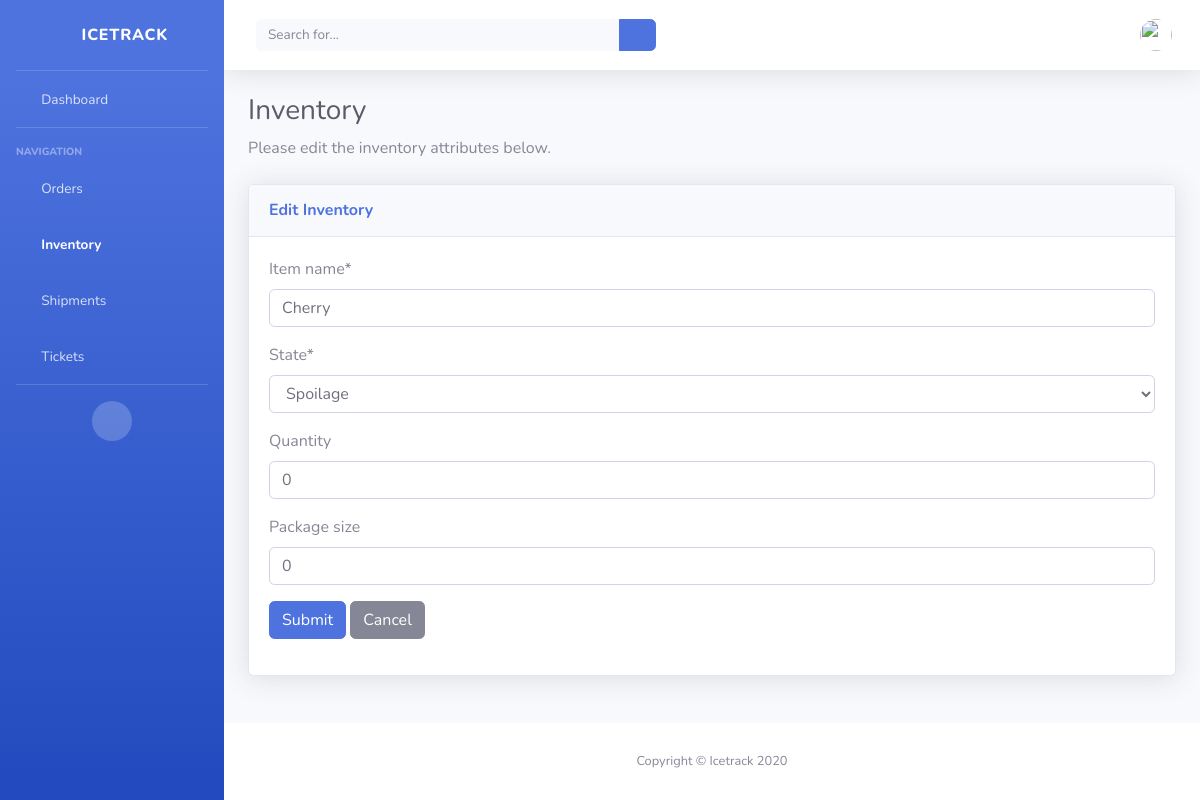
/inventory/4/update, run on an earlier commit of the app's database.
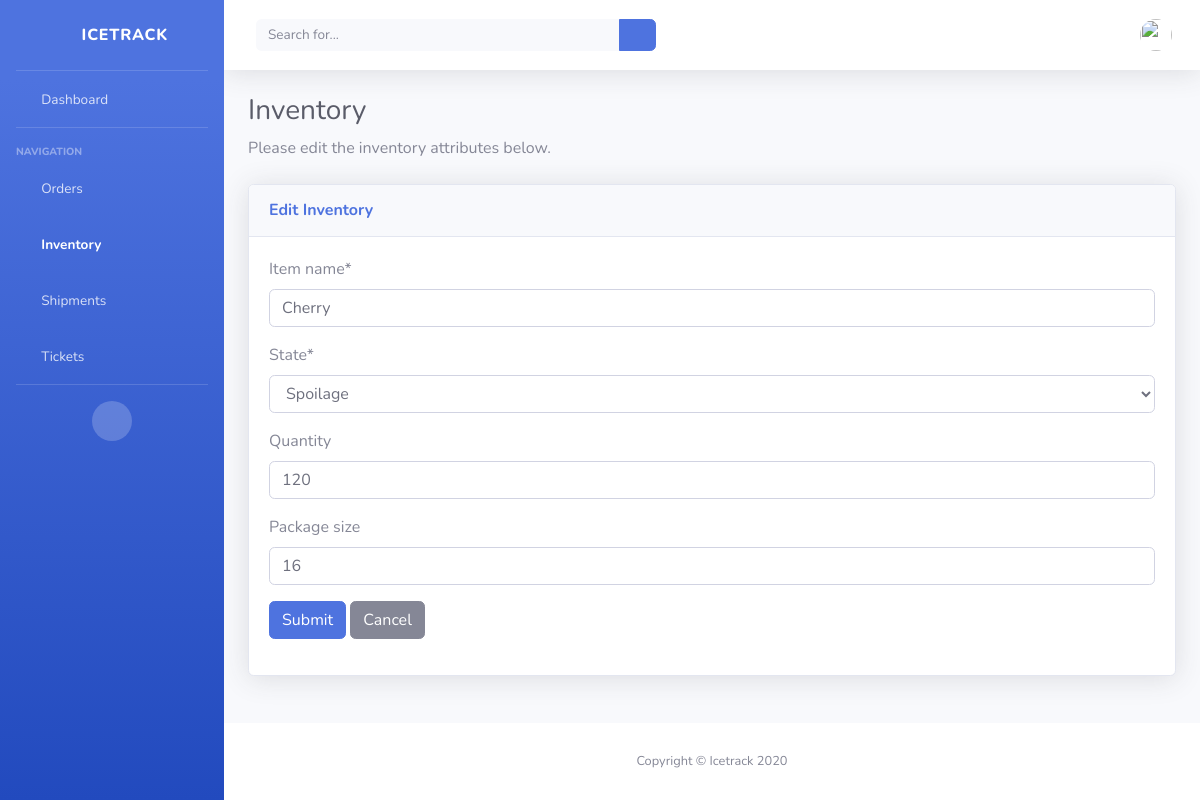
And on a later commit of the database.
### icetrack/models.py (models this page shows, shortened)
class Inventory(models.Model):
    STATE_CHOICES = [
        ('Actual', 'Actual'),
        ('Planned', 'Planned'),
        ('Spoilage', 'Spoilage'),
        ('Defective', 'Defective'),
    ]
    item_name = models.CharField(max_length=50, null=True)
    quantity = models.IntegerField(default='0', blank=True, null=True)
    package_size = models.IntegerField(default='0', blank=True, null=True)
    state = models.CharField(max_length=10, choices=STATE_CHOICES, default='Planned')
    received_quantity = models.IntegerField(default='0', blank=True, null=True)
    received_by = models.CharField(max_length=50, blank=True, null=True)
    num_orders = models.IntegerField(default='0', blank=True, null=True)
    sold_quantity = models.IntegerField(default='0', blank=True, null=True)
    sold_by = models.CharField(max_length=50, blank=True, null=True)
    sold_to = models.CharField(max_length=50, blank=True, null=True)
    created_by = models.CharField(max_length=50, blank=True, null=True, default='Administrator')
    reorder_level = models.IntegerField(default='0', blank=True, null=True)
    date_created = models.DateTimeField(auto_now_add=True, auto_now=False)
    last_updated = models.DateTimeField(auto_now_add=False, auto_now=True)
    export_to_CSV = models.BooleanField(default=False)

### icetrack/views.py (the view, shortened to what this page needs)
# urls.py: path('inventory/<int:pk>/update', InventoryUpdateView.as_view(), name="update_inventory"),
class InventoryUpdateView(UpdateView):
    model = Inventory
    form_class = InventoryUpdateForm
    success_url = '/inventory/'
    template_name = 'create_inventory.html'

### icetrack/forms.py
class InventoryUpdateForm(forms.ModelForm):
    class Meta:
        model = Inventory
        fields = ['item_name', 'state', 'quantity', 'package_size']

### templates/create_inventory.html
{% extends 'base_authenticated.html' %}
{% load crispy_forms_tags %}
{% block content%}
<div class="container-fluid">
    <h1 class="h3 mb-2 text-gray-800">Inventory</h1>
    <p class="mb-4">
        {% if 'update' in request.path %}
            Please edit the inventory attributes below.
        {% else %}
            To create an inventory item, please fill out the following form.
        {% endif %}
    </p>
    <div class="card shadow mb-4">
        <div class="card-header py-3">
            <h6 class="m-0 font-weight-bold text-primary">
                {% if 'update' in request.path %}
                    Edit Inventory
                {% else %}
                    Create Inventory
                {% endif %}
            </h6>
        </div>
        <div class="card-body">
			<form method='POST' action=''>{% csrf_token %}
				<div class="form-group">
					{{form|crispy}}
				</div>
		        <input type="submit" class="btn btn-primary" value='Submit'/>
				<a href="{{ view.get_success_url }}" class="btn btn-secondary">Cancel</a>
		    </form>
		</div>
	</div>
</div>
{% endblock content %}

What changed in the data, as far as the page shows it:
changed Inventory "Cherry": quantity "0" → "120"; package_size "0" → "16"
